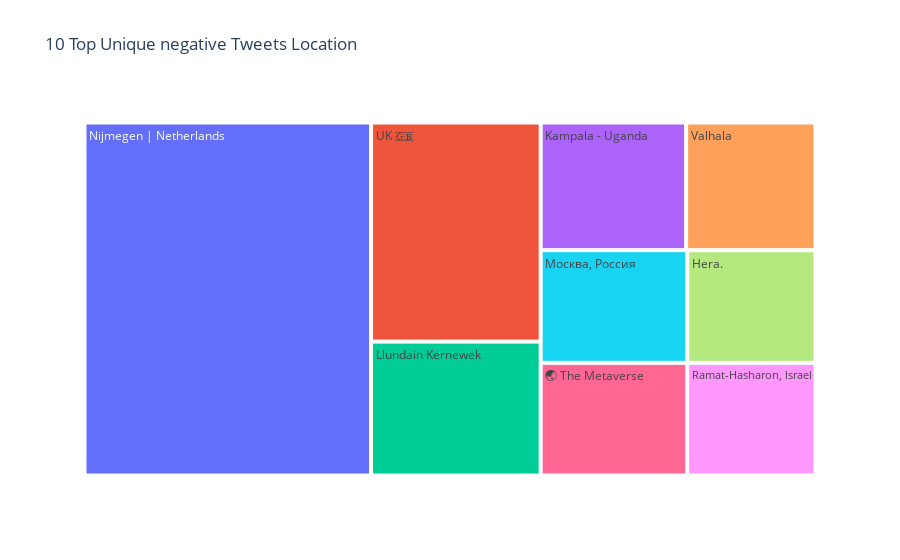

Write notebook code for a chart like this one.
### Code cell
# NEGATIVE
common_words=neg_location.value_counts().drop(labels=common_list)[:10].rename_axis('common negative location').reset_index(name='count')
fig=px.treemap(common_words,path=['common negative location'],values='count',title='10 Top Unique negative Tweets Location')
fig.show()

### Figure 1 — Plotly figure (JSON) as saved in the notebook; plotly's stock layout.template omitted (floating-point values rounded to 4 significant figures)
{"data": [{"branchvalues": "total", "domain": {"x": [0, 1], "y": [0, 1]}, "hovertemplate": "labels=%{label}<br>count=%{value}<br>parent=%{parent}<br>id=%{id}<extra></extra>", "ids": ["", "Hera.", "Kampala - Uganda", "Llundain Kernewek", "Nijmegen | Netherlands", "Ramat-Hasharon, Israel ", "UK 🇬🇧", "Valhala", "Москва, Россия", "🌏 The Metaverse"], "labels": ["", "Hera.", "Kampala - Uganda", "Llundain Kernewek", "Nijmegen | Netherlands", "Ramat-Hasharon, Israel ", "UK 🇬🇧", "Valhala", "Москва, Россия", "🌏 The Metaverse"], "name": "", "parents": ["", "", "", "", "", "", "", "", "", ""], "type": "treemap", "values": [12857, 7, 9, 11, 49, 7, 18, 8, 8, 8]}], "layout": {"legend": {"tracegroupgap": 0}, "title": {"text": "10 Top Unique negative Tweets Location"}}}
